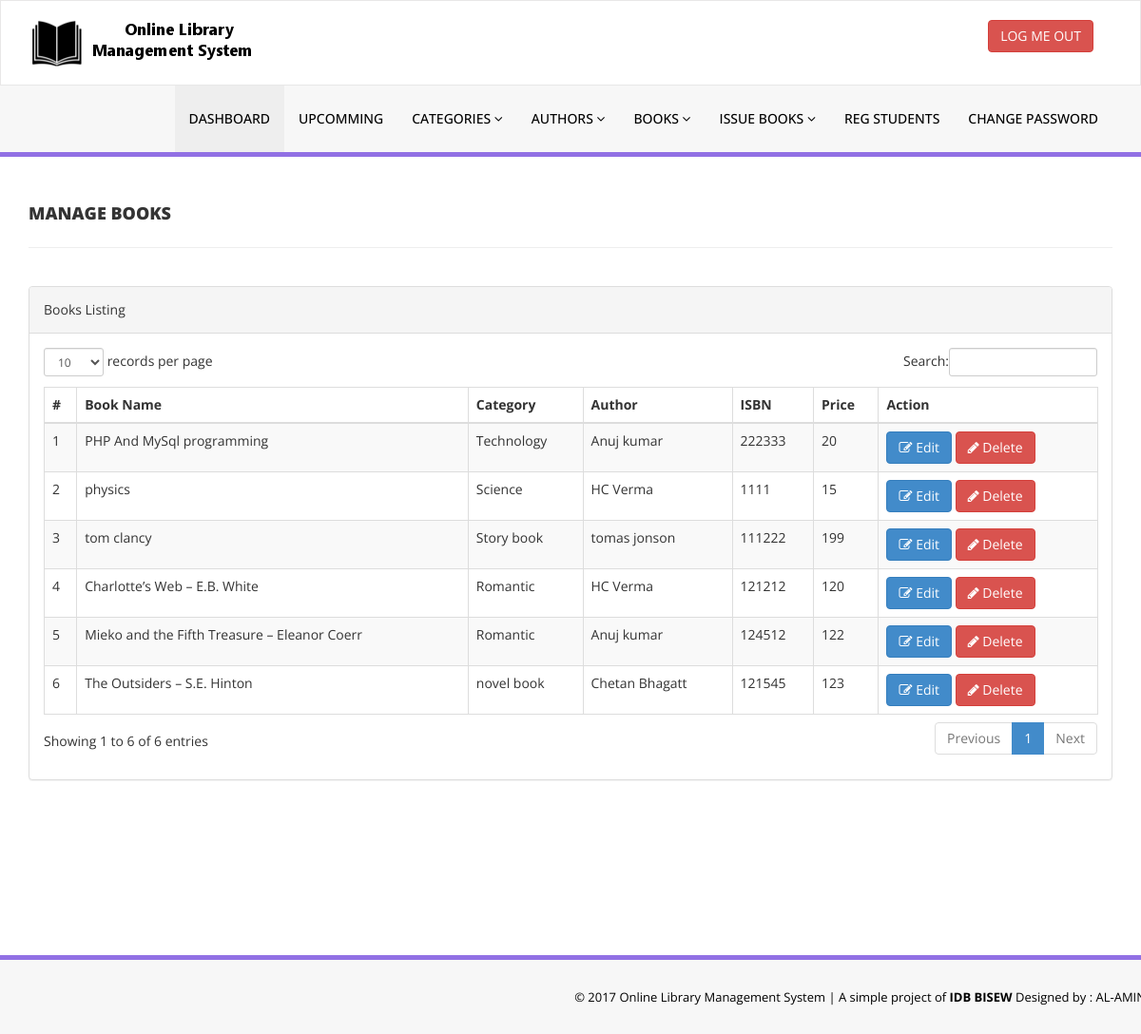
The page /admin/manage-books.php (signed in) on the database its author committed.
### tables this page shows
CREATE TABLE `tblbooks` (
  `id` int(11) NOT NULL,
  `BookName` varchar(255) DEFAULT NULL,
  `CatId` int(11) DEFAULT NULL,
  `AuthorId` int(11) DEFAULT NULL,
  `ISBNNumber` int(11) DEFAULT NULL,
  `BookPrice` int(11) DEFAULT NULL,
  `RegDate` timestamp NULL DEFAULT CURRENT_TIMESTAMP,
  `UpdationDate` timestamp NULL DEFAULT NULL ON UPDATE CURRENT_TIMESTAMP
);

CREATE TABLE `tblcategory` (
  `id` int(11) NOT NULL,
  `CategoryName` varchar(150) DEFAULT NULL,
  `Status` int(1) DEFAULT NULL,
  `CreationDate` timestamp NULL DEFAULT CURRENT_TIMESTAMP,
  `UpdationDate` timestamp NULL DEFAULT '0000-00-00 00:00:00' ON UPDATE CURRENT_TIMESTAMP
);

CREATE TABLE `tblauthors` (
  `id` int(11) NOT NULL,
  `AuthorName` varchar(159) DEFAULT NULL,
  `creationDate` timestamp NULL DEFAULT CURRENT_TIMESTAMP,
  `UpdationDate` timestamp NULL DEFAULT NULL ON UPDATE CURRENT_TIMESTAMP
);

### admin/manage-books.php (the view, shortened to what this page needs)
<?php
include('includes/config.php');
if(strlen($_SESSION['alogin'])==0)
    {
header('location:index.php');
}
else{
    ?>
<!DOCTYPE html>
<html xmlns="http://www.w3.org/1999/xhtml">
<head>
    <link href="assets/css/bootstrap.css" rel="stylesheet" />
    <link href="assets/css/font-awesome.css" rel="stylesheet" />
    <link href="assets/js/dataTables/dataTables.bootstrap.css" rel="stylesheet" />
    <link href="assets/css/style.css" rel="stylesheet" />
</head>
<body>
<?php include('includes/header.php');?>
    <div class="content-wrapper">
         <div class="container">
        <div class="row pad-botm">
            <div class="col-md-12">
                <h4 class="header-line">Manage Books</h4>
    </div>
     <div class="row">
</div>
        </div>
            <div class="row">
                <div class="col-md-12">
                    <div class="panel panel-default">
                        <div class="panel-heading">
                           Books Listing
                        </div>
                        <div class="panel-body">
                            <div class="table-responsive">
                                <table class="table table-striped table-bordered table-hover" id="dataTables-example">
                                    <thead>
                                        <tr>
                                            <th>#</th>
                                            <th>Book Name</th>
                                            <th>Category</th>
                                            <th>Author</th>
                                            <th>ISBN</th>
                                            <th>Price</th>
                                            <th>Action</th>
                                        </tr>
                                    </thead>
                                    <tbody>
<?php $sql = "SELECT tblbooks.BookName,tblcategory.CategoryName,tblauthors.AuthorName,tblbooks.ISBNNumber,tblbooks.BookPrice,tblbooks.id as bookid from  tblbooks join tblcategory on tblcategory.id=tblbooks.CatId join tblauthors on tblauthors.id=tblbooks.AuthorId";
$query = $dbh -> prepare($sql);
$query->execute();
$results=$query->fetchAll(PDO::FETCH_OBJ);
$cnt=1;
if($query->rowCount() > 0)
{
foreach($results as $result)
{               ?>
                                        <tr class="odd gradeX">
                                            <td class="center"><?php echo htmlentities($cnt);?></td>
                                            <td class="center"><?php echo htmlentities($result->BookName);?></td>
                                            <td class="center"><?php echo htmlentities($result->CategoryName);?></td>
                                            <td class="center"><?php echo htmlentities($result->AuthorName);?></td>
                                            <td class="center"><?php echo htmlentities($result->ISBNNumber);?></td>
                                            <td class="center"><?php echo htmlentities($result->BookPrice);?></td>
                                            <td class="center">
                                            <a href="edit-book.php?bookid=<?php echo htmlentities($result->bookid);?>"><button class="btn btn-primary"><i class="fa fa-edit "></i> Edit</button>
                                          <a href="manage-books.php?del=<?php echo htmlentities($result->bookid);?>" onclick="return confirm('Are you sure you want to delete?');"" >  <button class="btn btn-danger"><i class="fa fa-pencil"></i> Delete</button>
                                            </td>
                                        </tr>
 <?php $cnt=$cnt+1;}} ?>
                                    </tbody>
                                </table>
                            </div>
                        </div>
                    </div>
                </div>
            </div>
    </div>
    </div>
  <?php include('includes/footer.php');?>
</body>
</html>
<?php } ?>

### admin/includes/header.php (shortened to what this page needs)
<div class="navbar navbar-inverse set-radius-zero" >
        <div class="container">
            <div class="navbar-header">
                <a class="navbar-brand">
                    <img src="assets/img/logo.png" />
                </a>
            </div>
            <div class="right-div">
                <a href="logout.php" class="btn btn-danger pull-right">LOG ME OUT</a>
            </div>
        </div>
    </div>
    <section class="menu-section">
        <div class="container">
            <div class="row ">
                <div class="col-md-12">
                    <div class="navbar-collapse collapse ">
                        <ul id="menu-top" class="nav navbar-nav navbar-right">
                            <li><a href="dashboard.php" class="menu-top-active">DASHBOARD</a></li>
                            <li><a href="upcomming.php">upcomming</a></li>
                            <li>
                                <a href="#" class="dropdown-toggle" id="ddlmenuItem" data-toggle="dropdown"> Categories <i class="fa fa-angle-down"></i></a>
                            </li>
                            <li>
                                <a href="#" class="dropdown-toggle" id="ddlmenuItem" data-toggle="dropdown"> Authors <i class="fa fa-angle-down"></i></a>
                            </li>
 <li>
                                <a href="#" class="dropdown-toggle" id="ddlmenuItem" data-toggle="dropdown"> Books <i class="fa fa-angle-down"></i></a>
                            </li>
                           <li>
                                <a href="#" class="dropdown-toggle" id="ddlmenuItem" data-toggle="dropdown"> Issue Books <i class="fa fa-angle-down"></i></a>
                            </li>
                             <li><a href="reg-students.php">Reg Students</a></li>
  <li><a href="change-password.php">Change Password</a></li>
                        </ul>
                    </div>
                </div>
            </div>
        </div>
    </section>

### admin/includes/footer.php
<section class="footer-section">
     <div class="container">
         <div class="row">
             <div class="col-md-12">
                &copy; 2017 Online Library Management System | A simple project of <b>IDB BISEW</b> <a href="https://phpgurukul.com/" target="_blank"  > Designed by : AL-AMIN</a>
             </div>
         </div>
     </div>
 </section>

### admin/assets/css/style.css (style rules this page uses)
.set-radius-zero { border-radius:0px; -moz-border-radius:0px; -webkit-border-radius:0px; }
.content-wrapper { margin-top: 40px; min-height:800px; padding-bottom:90px; }
.header-line { font-weight:900; padding-bottom:25px; border-bottom:1px solid #eeeeee; text-transform:uppercase; }
.pad-botm { padding-bottom:30px; }
.right-div { float: right; padding: 20px; }
#menu-top a { color:#000; text-decoration:none; font-weight:500; padding: 25px 15px 25px 15px; text-transform:uppercase; }
.menu-section { background-color: #f7f7f7; border-bottom:5px solid #9170E4; width:100% }
.menu-top-active { background-color:#eeeeee; }
.navbar-inverse { background-color: #FFF; border-color: rgba(155, 153, 153, 0.23); }
.navbar { min-height: 90px; margin-bottom: 0px; }
.footer-section { padding:25px 50px 25px 50px; color:#000; font-size:13px; background-color: #f7f7f7; text-align:right; border-top:5px solid #9170E4; }
.footer-section a, .footer-section a:hover { color:#000; }

### rows shown on the page
tblbooks: BookName "PHP And MySql programming", tblcategory.CategoryName "Technology", AuthorId.AuthorName "Anuj kumar", ISBNNumber "222333", BookPrice "20"
tblbooks: BookName "physics", tblcategory.CategoryName "Science", AuthorId.AuthorName "HC Verma", ISBNNumber "1111", BookPrice "15"
tblbooks: BookName "tom clancy", tblcategory.CategoryName "Story book", AuthorId.AuthorName "tomas jonson", ISBNNumber "111222", BookPrice "199"
tblbooks: BookName "Charlotte’s Web – E.B. White", tblcategory.CategoryName "Romantic", AuthorId.AuthorName "HC Verma", ISBNNumber "121212", BookPrice "120"
tblbooks: BookName "Mieko and the Fifth Treasure – Eleanor Coerr", tblcategory.CategoryName "Romantic", AuthorId.AuthorName "Anuj kumar", ISBNNumber "124512", BookPrice "122"
tblbooks: BookName "The Outsiders – S.E. Hinton", tblcategory.CategoryName "novel book", AuthorId.AuthorName "Chetan Bhagatt", ISBNNumber "121545", BookPrice "123"
